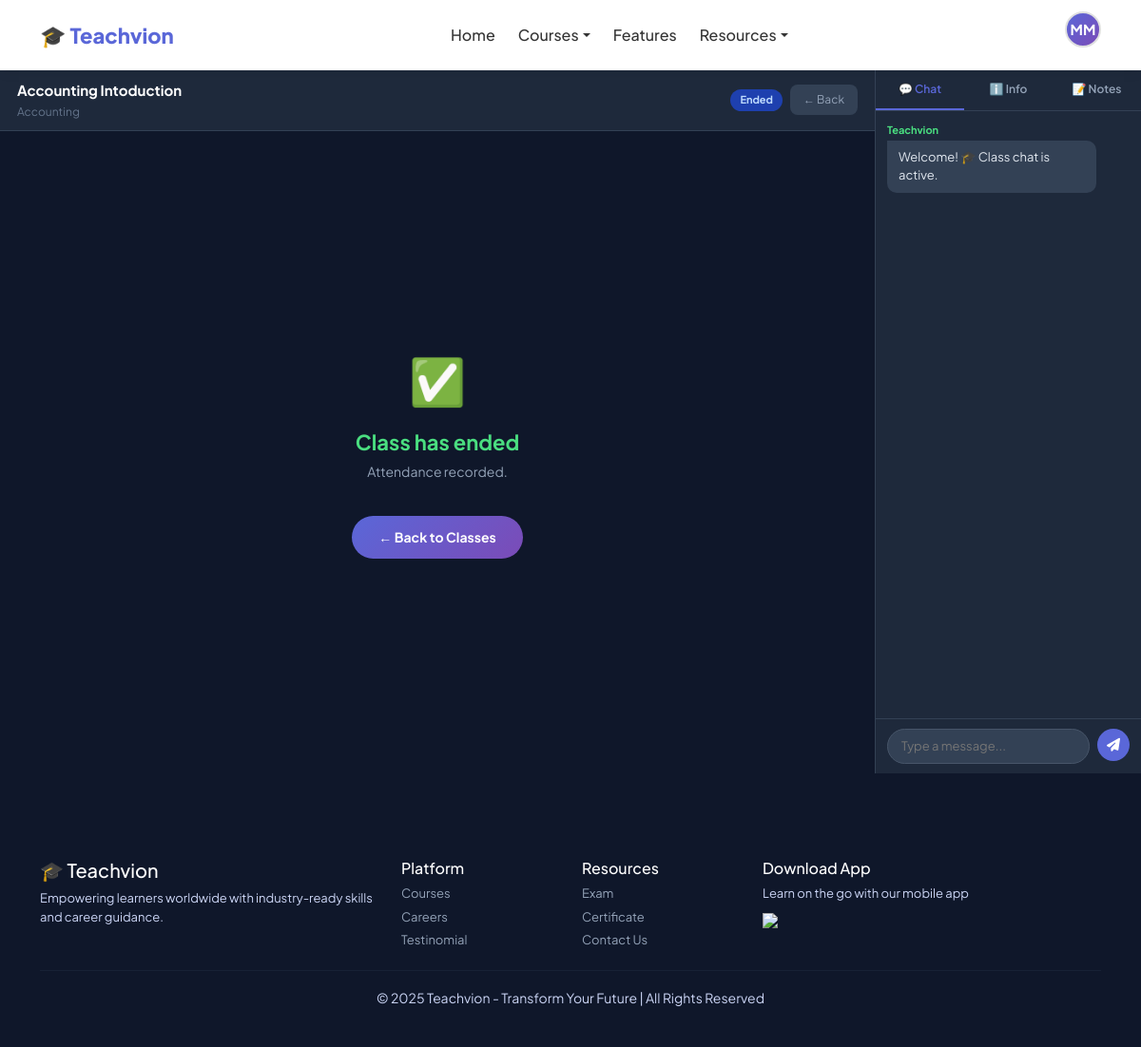
/live-class/1/join/ (signed in), run on the app's committed database.
### accounts/models.py (models this page shows, shortened)
class CustomUser(AbstractUser):
    ROLE_CHOICES = [
        ('student', 'Student'),
        ('trainer', 'Trainer'),
        ('admin', 'Admin'),
    ]
    email = models.EmailField(unique=True)
    role = models.CharField(max_length=10, choices=ROLE_CHOICES, default='student')
    phone = models.CharField(max_length=15, blank=True)
    profile_pic = models.ImageField(upload_to='profiles/', blank=True, null=True)
    bio = models.TextField(blank=True)
    created_at = models.DateTimeField(auto_now_add=True)
    USERNAME_FIELD = 'email'
    REQUIRED_FIELDS = ['username', 'first_name', 'last_name']
    def get_dashboard_url(self):
        urls = {
            'student': '/dashboard/student/',
            'trainer': '/dashboard/trainer/',
            'admin':   '/dashboard/admin/',
        }
        return urls.get(self.role, '/')

### liveclasses/models.py (models this page shows, shortened)
class LiveClass(models.Model):
    course        = models.ForeignKey('courses.Course', on_delete=models.CASCADE, related_name='live_classes')
    trainer       = models.ForeignKey('accounts.CustomUser', on_delete=models.CASCADE, related_name='live_classes')
    title         = models.CharField(max_length=200)
    description   = models.TextField(blank=True)
    scheduled_at  = models.DateTimeField()
    duration_mins = models.PositiveIntegerField(default=60)
    room_name     = models.CharField(max_length=100, unique=True, blank=True)
    is_active     = models.BooleanField(default=True)
    created_at    = models.DateTimeField(auto_now_add=True)
    recording_url      = models.URLField(blank=True)        # Jitsi/Dropbox/Drive link
    recording_file     = models.FileField(upload_to='recordings/', blank=True, null=True)
    recording_status   = models.CharField(
        max_length=20,
        choices=[
            ('none',       'Not Recorded'),
            ('recording',  'Recording in Progress'),
            ('processing', 'Processing'),
            ('ready',      'Ready'),
            ('added',      'Added to Course'),
        ],
        default='none'
    )
    lesson_created     = models.ForeignKey(
        'courses.Lesson', on_delete=models.SET_NULL,
        null=True, blank=True, related_name='from_live_class'
    )  # The lesson auto-created from this recording
    class Meta:
        ordering = ['scheduled_at']

### courses/models.py (models this page shows, shortened)
class Course(models.Model):
    CATEGORY_CHOICES = [
        ('web', 'Web Development'),
        ('java', 'Java Full Stack'),
        ('python', 'Python Full Stack'),
        ('data', 'Data Analytics'),
        ('ai', 'AI/ML'),
        ('accounting', 'Accounting & Finance'),
        ('business', 'Business Management'),
        ('diet', 'Diet & Nutrition'),
        ('computer_science', 'Computer Science'),
    ]
    trainer = models.ForeignKey(
        settings.AUTH_USER_MODEL,
        on_delete=models.SET_NULL,
        null=True, blank=True,
        related_name='courses_taught',
        limit_choices_to={'role': 'trainer'}
    )
    title = models.CharField(max_length=200)
    description = models.TextField()
    category = models.CharField(max_length=20, choices=CATEGORY_CHOICES)
    price = models.DecimalField(max_digits=10, decimal_places=2)
    thumbnail = models.ImageField(upload_to='course_thumbnails/', blank=True, null=True)
    badge = models.CharField(max_length=50, blank=True)
    is_active = models.BooleanField(default=True)
    created_at = models.DateTimeField(auto_now_add=True)
    updated_at = models.DateTimeField(auto_now=True)

### liveclasses/views.py (the view)
# urls.py: path('live-class/<int:class_id>/join/',              views.join_live_class_view,      name='join_live_class'),
@login_required
def join_live_class_view(request, class_id):
    live_class = get_object_or_404(LiveClass, id=class_id, is_active=True)
    if request.user.role == 'student':
        enrolled = Enrollment.objects.filter(
            student=request.user, course=live_class.course, payment_status='paid'
        ).exists()
        if not enrolled:
            messages.error(request, "You must be enrolled to join this class.")
            return redirect('index')
    if request.user.role == 'trainer' and live_class.trainer != request.user:
        messages.error(request, "This is not your class.")
        return redirect('trainer_dashboard')
    is_moderator = request.user.role in ('trainer', 'admin')
    return render(request, 'live_class_room.html', {
        'live_class':   live_class,
        'is_moderator': is_moderator,
        'user':         request.user,
    })

### liveclasses/templates/live_class_room.html (shortened to what this page needs)
{% extends 'base.html' %}
{% block content %}
<div class="room-layout">
  <div class="jitsi-panel">
    <div class="jitsi-topbar">
      <div>
        <div class="class-title">{{ live_class.title }}</div>
        <div style="font-size:12px;color:#64748b;margin-top:2px;">{{ live_class.course.title }}</div>
      </div>
      <div style="display:flex;align-items:center;gap:8px;flex-wrap:wrap;">
        <span id="liveIndicator" class="countdown-pill" style="display:none;">Loading...</span>
        <a href="{% url 'my_live_classes' %}" style="background:#334155;color:#94a3b8;border-radius:8px;padding:7px 14px;font-size:12px;text-decoration:none;">← Back</a>
      </div>
    </div>
    <div class="ended-screen" id="endedScreen" style="display:none;">
      <div style="font-size:48px;">✅</div>
      <h3>Class has ended</h3>
      <p style="color:#94a3b8;font-size:14px;max-width:340px;">
        Attendance recorded.
      </p>
      <a href="{% url 'my_live_classes' %}" style="margin-top:20px;background:linear-gradient(135deg,#5a67d8,#7b4bb7);color:white;border-radius:25px;padding:12px 28px;text-decoration:none;font-weight:700;font-size:14px;">← Back to Classes</a>
    </div>
  </div>
  <div class="room-sidebar">
    <div class="sidebar-tabs">
      <button class="stab active" onclick="switchSTab('chat',this)">💬 Chat</button>
      <button class="stab" onclick="switchSTab('info',this)">ℹ️ Info</button>
      <button class="stab" onclick="switchSTab('notes',this)">📝 Notes</button>
    </div>
    <div class="stab-panel active" id="stab-chat">
      <div class="chat-messages" id="chatMessages">
        <div class="chat-msg">
          <span class="sender" style="color:#4ade80;">Teachvion</span>
          <div class="text">Welcome! 🎓 Class chat is active.</div>
        </div>
      </div>
      <div class="chat-input-wrap">
        <input class="chat-input" id="chatInput" type="text" placeholder="Type a message..." onkeypress="if(event.key==='Enter') sendChat()">
        <button class="chat-send" onclick="sendChat()"><i class="fas fa-paper-plane"></i></button>
      </div>
    </div>
  </div>
</div>
{% endblock %}

### courses/templates/base.html (shortened to what this page needs)
{% load static %}
<!DOCTYPE html>
<html lang="en">
<head>
  <link rel="stylesheet" href="{% static 'css/style.css' %}">
  <link href="https://cdn.jsdelivr.net/npm/bootstrap@5.3.0/dist/css/bootstrap.min.css" rel="stylesheet">
  <link rel="stylesheet" href="https://cdnjs.cloudflare.com/ajax/libs/font-awesome/6.4.0/css/all.min.css">
</head>
<body>
<nav class="navbar navbar-expand-lg">
  <div class="container">
    <a class="logo" href="{% url 'index' %}">🎓 Teachvion</a>
    <div class="collapse navbar-collapse justify-content-center" id="navbarMain">
      <ul class="navbar-nav">
        <li class="nav-item"><a class="nav-link" href="{% url 'index' %}">Home</a></li>
        <li class="nav-item dropdown">
          <a class="nav-link dropdown-toggle" href="#" data-bs-toggle="dropdown">Courses</a>
        </li>
        <li class="nav-item"><a class="nav-link" href="#Features">Features</a></li>
        <li class="nav-item dropdown">
          <a class="nav-link dropdown-toggle" href="#" data-bs-toggle="dropdown">Resources</a>
        </li>
      </ul>
    </div>
    <div class="d-flex align-items-center gap-2">
      {% if user.is_authenticated %}
        <div class="dropdown profile-dropdown">
          <div class="profile-avatar dropdown-toggle" data-bs-toggle="dropdown">
            {% if user.profile_pic %}
              <img src="{{ user.profile_pic.url }}" alt="Profile">
            {% else %}
              {{ user.first_name|first|upper }}{{ user.last_name|first|upper }}
            {% endif %}
          </div>
        </div>
      {% else %}
        <a href="{% url 'login' %}" class="btn btn-login">Log in</a>
        <a href="{% url 'register' %}" class="btn btn-signup">Sign up</a>
      {% endif %}
    </div>
  </div>
</nav>
{% block content %}{% endblock %}
<footer class="footer">
  <div class="container">
    <div class="row">
      <div class="col-md-4">
        <h5>🎓 Teachvion</h5>
        <p>Empowering learners worldwide with industry-ready skills and career guidance.</p>
      </div>
      <div class="col-md-2">
        <h6>Platform</h6>
        <p><a href="{% url 'index' %}#courses">Courses</a></p>
        <p><a href="{% url 'index' %}#jobs">Careers</a></p>
        <p><a href="{% url 'index' %}#testinomial">Testinomial</a></p>
      </div>
      <div class="col-md-2">
        <h6>Resources</h6>
        <p><a href="{% url 'exam' %}">Exam</a></p>
        <p><a href="{% url 'certificate' %}">Certificate</a></p>
        <p><a href="#contact">Contact Us</a></p>
      </div>
      <div class="col-md-4">
        <h6>Download App</h6>
        <p>Learn on the go with our mobile app</p>
        <img src="https://upload.wikimedia.org/wikipedia/commons/7/78/Google_Play_Store_badge_EN.svg" width="130">
      </div>
    </div>
    <hr>
    <div class="text-center">
      <small>© 2025 Teachvion - Transform Your Future | All Rights Reserved</small>
    </div>
  </div>
</footer>
</body>
</html>

### static/css/style.css (style rules this page uses)
:root { --primary: #5a67d8; --primary-dark: #4c56c0; --accent: #7b4bb7; --success: #2d6a4f; --bg: #f4f7f6; --text: #1a1a2e; }
* { font-family: 'Plus Jakarta Sans', 'Segoe UI', sans-serif; box-sizing: border-box; }
body { background: var(--bg); margin: 0; color: var(--text); }
.navbar { background: white; padding: 12px 0; box-shadow: 0 2px 12px rgba(0, 0, 0, 0.07); position: sticky; top: 0; z-index: 1000; }
.logo { font-size: 22px; font-weight: 800; color: var(--primary); text-decoration: none; }
.nav-link { color: #333 !important; font-weight: 500; margin: 0 4px; transition: color 0.2s; }
.footer { background: #0f172a; color: #cbd5f5; padding: 40px 0; margin-top: 50px; }
.footer h5, .footer h6 { color: white; }
.footer p { font-size: 13px; margin: 5px 0; }
.footer a { color: #94a3b8; text-decoration: none; font-size: 13px; }
.footer hr { border-color: #334155; }
.profile-avatar { width: 38px; height: 38px; border-radius: 50%; background: linear-gradient(135deg, var(--primary), var(--accent)); color: white; font-weight: 700; font-size: 15px; display: flex; align-items: center; justify-content: center; cursor: pointer; border: 2px solid #e0e0e0; }
body { background: url('https://images.unsplash.com/photo-1600585154731-9d8e469e2b01?ixlib=rb-4.0.3&auto=format&fit=crop&w=1350&q=80') no-repeat center center fixed; background-size: cover; }
body { background: #f4f7f6; }
.profile-avatar { width: 90px; height: 90px; border-radius: 50%; background: linear-gradient(135deg,#1a5f7a,#2d6a4f); color: white; font-size: 32px; font-weight: 800; display: flex; align-items: center; justify-content: center; margin: 0 auto 12px; position: relative; }
body { background: #f4f7fc; }

### courses/templates/base.html (style rules this page uses)
:root { --primary: #5a67d8; --primary-dark: #4c56c0; --accent: #7b4bb7; --success: #2d6a4f; --bg: #f4f7f6; }
* { font-family: 'Plus Jakarta Sans', sans-serif; }
body { background: var(--bg); margin: 0; }
.navbar { background: white; padding: 12px 0; box-shadow: 0 2px 12px rgba(0,0,0,0.07); position: sticky; top: 0; z-index: 1000; }
.logo { font-size: 22px; font-weight: 800; color: var(--primary); text-decoration: none; }
.nav-link { color: #333 !important; font-weight: 500; margin: 0 4px; }
.profile-dropdown .dropdown-toggle::after { display: none; }
.profile-avatar { width: 38px; height: 38px; border-radius: 50%; background: linear-gradient(135deg, var(--primary), var(--accent)); color: white; font-weight: 700; font-size: 15px; display: flex; align-items: center; justify-content: center; cursor: pointer; border: 2px solid #e0e0e0; }
.footer { background: #0f172a; color: #cbd5f5; padding: 40px 0; margin-top: 50px; }
.footer h5, .footer h6 { color: white; }
.footer p, .footer a { font-size: 13px; margin: 5px 0; }
.footer a { color: #94a3b8; text-decoration: none; }
.footer hr { border-color: #334155; }

### data on the page
CustomUser: first_name|first "M", last_name|first "M"
LiveClass: title "Accounting Intoduction", course "Accounting"
